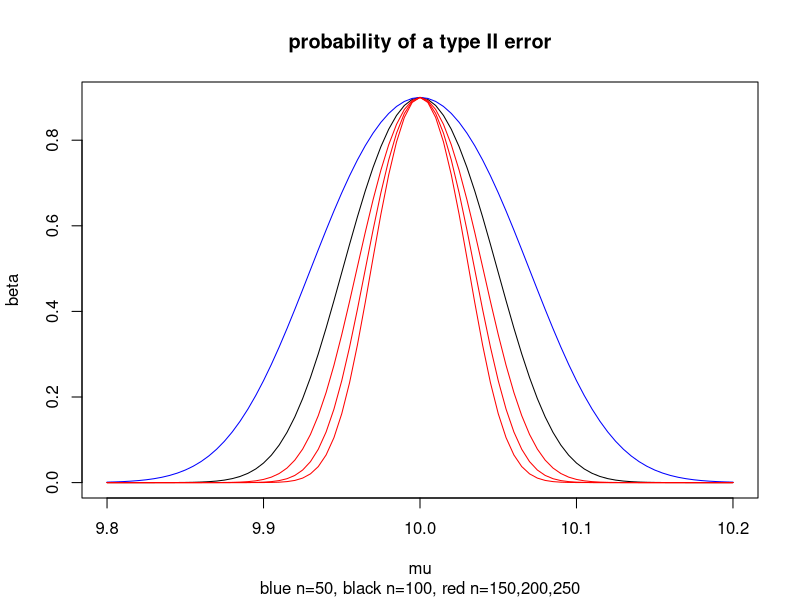

Write R code to recreate this figure.
###################################################################
# The length of a certain machined part is supposed to be 10
# centimeters. In fact, due to imperfections in the manufacturing
# process, the actual length is a random variable. The standard
# deviation is due to inherent factors in the process, which remain
# fairly stable over time. From historical data, the standard
# deviation is known with a high degree of accuracy to be 0.3. The
# mean, on the other hand, may be set by adjusting various parameters
# in the process and hence may change to an unknown value fairly
# frequently. We are interested in testing
# H_0: mu = 10 versus H_1: mu <> 10 
# resp.
# H_0: mu <= 10 versus H_1: mu > 10 
# 
# Hint: Assume that the data is approximately normally distributed.
# file: infstat_testing_length.R
####################################################################
library(tidyverse)
# H_0: mu = 10 versus H_1: mu <> 10 
sigma <- 0.3
hyp.mean <- 10

# a) Suppose that a sample of 100 parts has mean 10.1. Perform the
# test at the 0.1 level of significance.
sample.size <- 100
sample.mean <- 10.1
alpha <- 0.1
# Test statistic
T <- (sample.mean - hyp.mean)*sqrt(sample.size)/sigma
T
# rejection region: T < lb or T > ub
qnorm(c(alpha/2,1-alpha/2)) # -1.64, 1.64 -> reject H_0

# b) Compute the p-value for the data.
1-pnorm(abs(T)) + pnorm(-abs(T))

# c) Compute the probability of a type II error beta of the
# test at mu = 10.05.
beta <- function(mu1,mu0,n,alpha,sigma) {
  # rejection bounds
  lb <- mu0-sigma*qnorm(1-alpha/2)/sqrt(n)
  ub <- mu0+sigma*qnorm(1-alpha/2)/sqrt(n)
  # prob. of type II error
  beta <- pnorm(ub, mean = mu1, sd = sigma/sqrt(n)) - 
    pnorm(lb, mean = mu1, sd = sigma/sqrt(n))
  return(beta)
}
beta(10.05, hyp.mean,sample.size,alpha, sigma)

# d) Compute the approximate sample size needed for significance
# level 0.1 and beta = 0.2 when mu = 10.05.      	
tibble(
  n = 100:500,
  p.II = beta(10.05, hyp.mean,n,alpha, sigma)
) %>% filter(p.II <= 0.2)

# approximated value
((qnorm(1-alpha/2)-qnorm(0.2))*sigma/(10.05-hyp.mean))^2

# e) plot the prob. of a type II error depending on the value of mu for different
# values of the sample size n = 50, 100, 150, 200, 250
plot(x=seq(9.8,10.2,by=0.005),
     y=beta(seq(9.8,10.2,by=0.005), hyp.mean,sample.size,alpha, sigma),
     type="l",
     main = "probability of a type II error",
     sub = "blue n=50, black n=100, red n=150,200,250",
     xlab = "mu", ylab = "beta")
lines(x=seq(9.8,10.2,by=0.005),
      y=beta(seq(9.8,10.2,by=0.005), hyp.mean,50,alpha, sigma),
      type="l", col="blue")
lines(x=seq(9.8,10.2,by=0.005),
      y=beta(seq(9.8,10.2,by=0.005), hyp.mean,150,alpha, sigma),
           type="l", col="red")
lines(x=seq(9.8,10.2,by=0.005),
      y=beta(seq(9.8,10.2,by=0.005), hyp.mean,200,alpha, sigma),
      type="l", col="red")
lines(x=seq(9.8,10.2,by=0.005),
      y=beta(seq(9.8,10.2,by=0.005), hyp.mean,250,alpha, sigma),
      type="l", col="red")

# f) Show that the H_0 will be not rejected if the sample mean is 10.01. Determine
# the smallest n for the p-value for a sample mean 10.01 is less than 0.001. 
# In general by increasing the sample size every small sample mean will become "highly
# significant - p value < 0.001"
pvalue <- function(n,s.mean,mean.0) {
  # value of the test statistic
  TS <- (s.mean - mean.0)*sqrt(n)/sigma
  return(1-pnorm(abs(TS))+pnorm(-abs(TS)))
}
# p values for the sample means 10.1 and 10.01 are 0.0008581207 and 0.7388827 
pvalue(sample.size,10.1,hyp.mean)
pvalue(sample.size,10.01,hyp.mean)
df.pvalue <- tibble(
  n = sample.size:10000,
  p = pvalue(n,10.01,hyp.mean)
)
df.pvalue %>% filter(p <= 0.001) # n >= 9745

# exact
(30*qnorm(0.9995))^2
